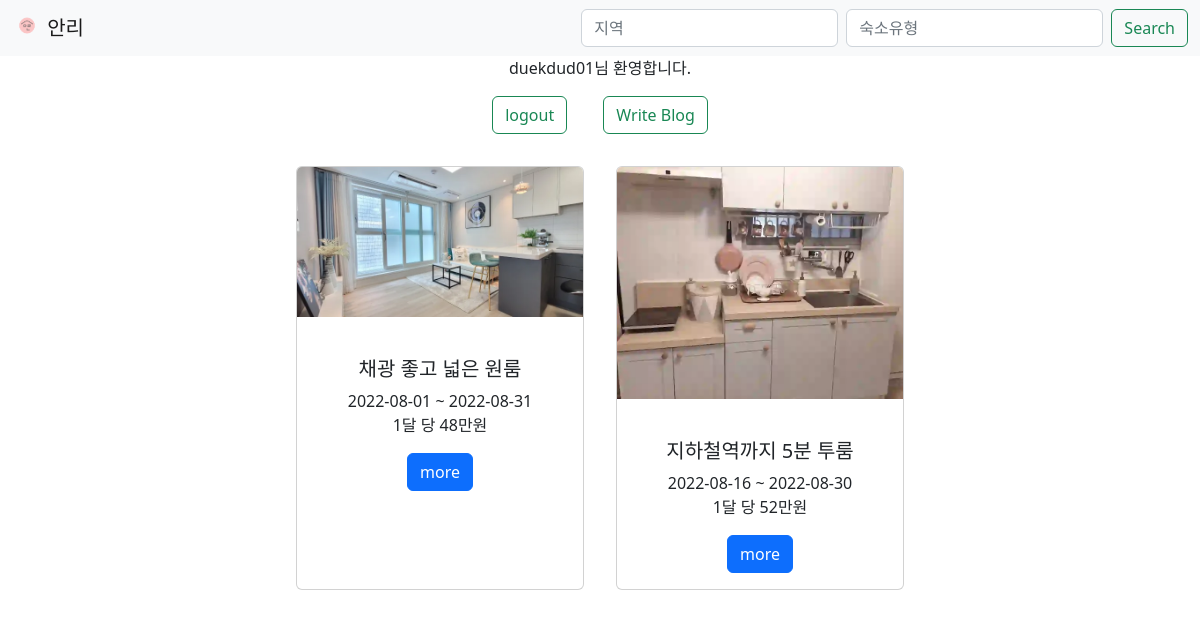
The app's page / (signed in) with its own data.
### blog/models.py (models this page shows, shortened)
class Blog(models.Model): #장고에서 제공하는 models.Model를 상속받아야한다.
    image = models.ImageField(upload_to="blog/", blank=True, null=True)
    title = models.CharField(max_length=64,verbose_name = '제목')
    price = models.CharField(max_length=64,verbose_name = '가격')
    select_home = models.CharField(max_length=64,verbose_name = '집유형')
    location = models.CharField(max_length=200,verbose_name = '위치')
    smaller_period = models.CharField(max_length=64,verbose_name = '최소기간')
    startDay = models.CharField(max_length=64,verbose_name = '시작일')
    lastDay = models.CharField(max_length=64,verbose_name = '종료일')
    floor_space = models.CharField(max_length=64,verbose_name = '평수')
    bathroom = models.CharField(max_length=64,verbose_name = '욕실수')
    room = models.CharField(max_length=64,verbose_name = '방수')
    bed = models.CharField(max_length=64,verbose_name = '침대수')
    basic_info = models.CharField(max_length=64,verbose_name = '기본정보')
    option = models.CharField(max_length=64,verbose_name = '옵션')
    description = models.CharField(max_length=500,verbose_name = '설명')
    registered_dttm = models.DateTimeField(auto_now_add=True, verbose_name='등록시간')
    class Meta: #메타 클래스를 이용하여 테이블명 지정
        db_table = 'host_home'

### blog/views.py (the view)
# urls.py: 2. Add a URL to urlpatterns:  path('', views.home, name='home')
def home(request):
    blogs = Blog.objects.all()
    return render(request, 'home.html', {'blogs': blogs})

### blog/templates/home.html (shortened to what this page needs)
{% load static %}
<!DOCTYPE html>
<html lang="en">
<head>
    <link rel="stylesheet" href="{% static 'css/bootstrap.min.css' %}">
</head>
<body>
    <nav class="navbar bg-light">
        <div class="container-fluid">
        <a class="navbar-brand" href="#">
            <img src="{% static 'img/logo.png' %}" alt="안리" width="30" class="d-inline-block align-text-top">
            안리
        </a>
        <form class="d-flex" action="{% url 'searchResult' %}" method="get">
            <input class="form-control me-2" type="search" placeholder="지역" name="place">
            <input class="form-control me-2" type="search" placeholder="숙소유형" name="type">
            <button class="btn btn-outline-success" type="submit">Search</button>
        </form>
        </div>
    </nav>
<div>
    {% if user.is_authenticated %}
        {{ user.username }}님 환영합니다.
        <br>
        <a href="{% url 'logout' %}" class="btn btn-outline-success m-3">logout</a>
        <a href="{% url 'new' %}" class="btn btn-outline-success m-3">Write Blog</a>
    {% else %}
        <a href="{% url 'login' %}" class="btn btn-outline-success m-3">login</a>
        <a href="{% url 'signup' %}" class="btn btn-outline-success m-3">signup</a>
    {% endif %}
    <br>
</div>
    <div class="d-inline-flex">
        {% for blog in blogs %}
        <div class="card m-3" style="width: 18rem;">
            <img src="{{ blog.image.url }}" class="card-img-top" alt="사진"><br>
            <div class="card-body">
                <h5 class="card-title">{{ blog.title }}</h5>
                <p class="card-text">
                    {{ blog.startDay }} ~ {{ blog.lastDay }}<br>
                    {{ blog.price }}
                </p>
                <a href="{% url 'detail' blog.id %}" class="btn btn-primary">more</a>
            </div>
        </div>
        {% endfor %}
    </div>
</body>
</html>

### blog/templates/home.html (style rules this page uses)
body { text-align: center; }

### records on screen
Blog: image (picture), title "채광 좋고 넓은 원룸", startDay "2022-08-01", lastDay "2022-08-31", price "1달 당 48만원"
Blog: image (picture), title "지하철역까지 5분 투룸", startDay "2022-08-16", lastDay "2022-08-30", price "1달 당 52만원"

### other values on screen
{{ user.username }} "duekdud01"
